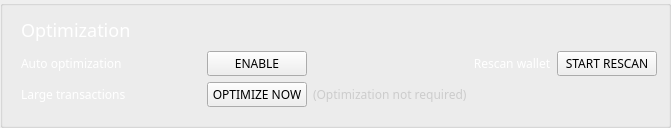
          <widget class="QGroupBox" name="groupBox_8">
           <property name="styleSheet">
            <string notr="true">border-bottom: 1px solid #444;
</string>
           </property>
           <property name="title">
            <string/>
           </property>
           <layout class="QGridLayout" name="gridLayout_19">
            <property name="leftMargin">
             <number>18</number>
            </property>
            <property name="topMargin">
             <number>9</number>
            </property>
            <property name="bottomMargin">
             <number>18</number>
            </property>
            <item row="0" column="0" colspan="2">
             <widget class="QLabel" name="label_26">
              <property name="sizePolicy">
               <sizepolicy hsizetype="Expanding" vsizetype="Preferred">
                <horstretch>0</horstretch>
                <verstretch>0</verstretch>
               </sizepolicy>
              </property>
              <property name="minimumSize">
               <size>
                <width>0</width>
                <height>30</height>
               </size>
              </property>
              <property name="maximumSize">
               <size>
                <width>16777215</width>
                <height>32</height>
               </size>
              </property>
              <property name="sizeIncrement">
               <size>
                <width>0</width>
                <height>0</height>
               </size>
              </property>
              <property name="font">
               <font>
                <family>Poppins</family>
                <pointsize>-1</pointsize>
               </font>
              </property>
              <property name="styleSheet">
               <string notr="true">color: #fff; 
font-size: 18px;
 border: 0px;</string>
              </property>
              <property name="text">
               <string>Optimization</string>
              </property>
              <property name="alignment">
               <set>Qt::AlignLeading|Qt::AlignLeft|Qt::AlignVCenter</set>
              </property>
             </widget>
            </item>
            <item row="1" column="0">
             <widget class="QLabel" name="label_27">
              <property name="minimumSize">
               <size>
                <width>180</width>
                <height>22</height>
               </size>
              </property>
              <property name="maximumSize">
               <size>
                <width>180</width>
                <height>25</height>
               </size>
              </property>
              <property name="font">
               <font>
                <family>Poppins</family>
               </font>
              </property>
              <property name="styleSheet">
               <string notr="true">color: #fff; 
border: 0px;
</string>
              </property>
              <property name="text">
               <string>Auto optimization</string>
              </property>
              <property name="alignment">
               <set>Qt::AlignLeading|Qt::AlignLeft|Qt::AlignVCenter</set>
              </property>
             </widget>
            </item>
            <item row="1" column="1">
             <widget class="QPushButton" name="b2_autoOptimizeButton">
              <property name="sizePolicy">
               <sizepolicy hsizetype="Minimum" vsizetype="Fixed">
                <horstretch>0</horstretch>
                <verstretch>0</verstretch>
               </sizepolicy>
              </property>
              <property name="minimumSize">
               <size>
                <width>100</width>
                <height>20</height>
               </size>
              </property>
              <property name="maximumSize">
               <size>
                <width>150</width>
                <height>25</height>
               </size>
              </property>
              <property name="font">
               <font>
                <family>Poppins</family>
               </font>
              </property>
              <property name="styleSheet">
               <string notr="true">/* This button style is handled automatically by OverviewFrame:setStyles() (in OverviewFrame.cpp) */</string>
              </property>
              <property name="text">
               <string>ENABLE</string>
              </property>
             </widget>
            </item>
            <item row="1" column="3">
             <widget class="QLabel" name="label_29">
              <property name="minimumSize">
               <size>
                <width>0</width>
                <height>20</height>
               </size>
              </property>
              <property name="maximumSize">
               <size>
                <width>16777215</width>
                <height>20</height>
               </size>
              </property>
              <property name="font">
               <font>
                <family>Poppins</family>
               </font>
              </property>
              <property name="styleSheet">
               <string notr="true">color: #fff; 

 border: 0px;</string>
              </property>
              <property name="text">
               <string>Rescan wallet</string>
              </property>
              <property name="alignment">
               <set>Qt::AlignCenter</set>
              </property>
             </widget>
            </item>
            <item row="1" column="4">
             <widget class="QPushButton" name="b2_rescanButton">
              <property name="minimumSize">
               <size>
                <width>100</width>
                <height>25</height>
               </size>
              </property>
              <property name="maximumSize">
               <size>
                <width>150</width>
                <height>25</height>
               </size>
              </property>
              <property name="font">
               <font>
                <family>Poppins</family>
               </font>
              </property>
              <property name="styleSheet">
               <string notr="true">/* This button style is handled automatically by OverviewFrame:setStyles() (in OverviewFrame.cpp) */</string>
              </property>
              <property name="text">
               <string>START RESCAN</string>
              </property>
             </widget>
            </item>
            <item row="2" column="0">
             <widget class="QLabel" name="label_28">
              <property name="minimumSize">
               <size>
                <width>180</width>
                <height>22</height>
               </size>
              </property>
              <property name="maximumSize">
               <size>
                <width>180</width>
                <height>25</height>
               </size>
              </property>
              <property name="font">
               <font>
                <family>Poppins</family>
               </font>
              </property>
              <property name="styleSheet">
               <string notr="true">color: #fff; 
border: 0px;
</string>
              </property>
              <property name="text">
               <string>Large transactions</string>
              </property>
              <property name="alignment">
               <set>Qt::AlignLeading|Qt::AlignLeft|Qt::AlignVCenter</set>
              </property>
             </widget>
            </item>
            <item row="2" column="1">
             <widget class="QPushButton" name="b2_optimizeButton">
              <property name="sizePolicy">
               <sizepolicy hsizetype="Minimum" vsizetype="Fixed">
                <horstretch>0</horstretch>
                <verstretch>0</verstretch>
               </sizepolicy>
              </property>
              <property name="minimumSize">
               <size>
                <width>100</width>
                <height>25</height>
               </size>
              </property>
              <property name="maximumSize">
               <size>
                <width>150</width>
                <height>25</height>
               </size>
              </property>
              <property name="font">
               <font>
                <family>Poppins</family>
               </font>
              </property>
              <property name="styleSheet">
               <string notr="true">/* This button style is handled automatically by OverviewFrame:setStyles() (in OverviewFrame.cpp) */</string>
              </property>
              <property name="text">
               <string>OPTIMIZE NOW</string>
              </property>
             </widget>
            </item>
            <item row="2" column="2">
             <widget class="QLabel" name="m_optimizationMessage">
              <property name="minimumSize">
               <size>
                <width>0</width>
                <height>20</height>
               </size>
              </property>
              <property name="maximumSize">
               <size>
                <width>16777215</width>
                <height>20</height>
               </size>
              </property>
              <property name="font">
               <font>
                <family>Poppins</family>
               </font>
              </property>
              <property name="styleSheet">
               <string notr="true">color: #ccc; 

 border: 0px;</string>
              </property>
              <property name="text">
               <string>(Optimization not required)</string>
              </property>
              <property name="alignment">
               <set>Qt::AlignLeading|Qt::AlignLeft|Qt::AlignVCenter</set>
              </property>
             </widget>
            </item>
           </layout>
          </widget>
